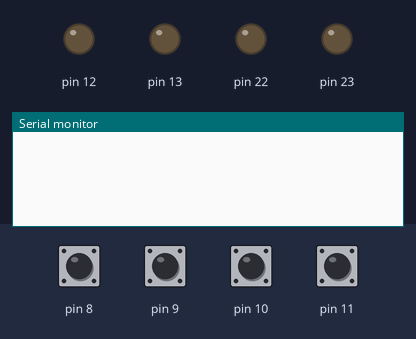
A sketch run on a simulated Arduino Uno, built with avr-gcc and run on an emulated ATmega328P. Parts: output pins drawn as LEDs (lit = HIGH), the last lines printed to the serial monitor. Inputs (shaded band) come from the test bench; at power-on: pin 8–11 HIGH.

Above: at 0.8 s.
0.9 s: pin 8 pulled LOW for 0.15 s
At 2.0 s:
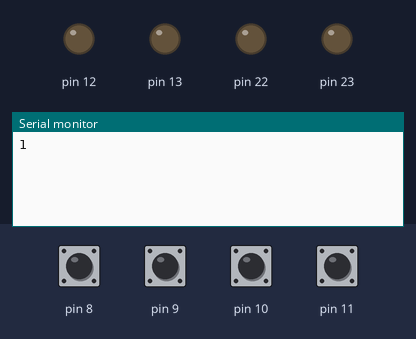
2.5 s: pin 11 pulled LOW for 0.15 s
At 3.6 s:
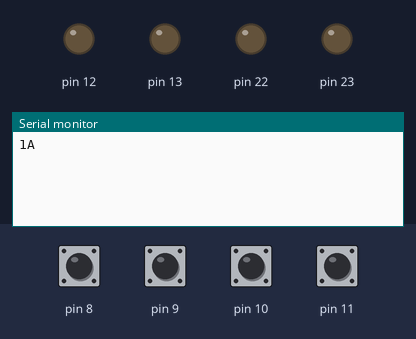

The sketch:

memory_book_sketch.ino
```cpp
#include <avr/io.h>

#define UBRRVAL 6
#define KEY_PRT   PORTB
#define KEY_DDR   DDRB
#define KEY_PIN   PINB

void usart_init(void);
void sendbyte(unsigned char);
void sendstr(unsigned char*);
unsigned char receivebyte(void);
void receivestr(unsigned char*);

unsigned char rxdata;
unsigned char keypad[4][4] = { {'1','2','3','A'},
        {'4','5','6','B'},
        {'7','8','9','C'},
        {'X','Y','Z','D'}};

char count[4][4]={{'A','A','A','A'},{'A','A','A','A'},{'A','A','A','A'},{'A','A','A','A'}};


unsigned char colloc, rowloc;


int main()
{
usart_init();
  Serial.begin(9600);
  while(1)
  {
      KEY_DDR = 0xF0;           /* set port direction as input-output */
      KEY_PRT = 0xFF;

      do
      {
    KEY_PRT &= 0x0F;      /* mask PORT for column read only */
    asm("NOP");
    colloc = (KEY_PIN & 0x0F); /* read status of column */
      }while(colloc != 0x0F);

      do
      {
    do
    {
              _delay_ms(20);             /* 20ms key debounce time */
        colloc = (KEY_PIN & 0x0F); /* read status of column */
    }while(colloc == 0x0F);        /* check for any key press */

    _delay_ms (40);             /* 20 ms key debounce time */
    colloc = (KEY_PIN & 0x0F);
      }while(colloc == 0x0F);
      while(1){
     /* now check for rows */
      KEY_PRT = 0xEF;            /* check for pressed key in 1st row */
      asm("NOP");
      colloc = (KEY_PIN & 0x0F);
      if(colloc != 0x0F)
            {
    rowloc = 0;
    break;
      }

      KEY_PRT = 0xDF;   /* check for pressed key in 2nd row */
      asm("NOP");
      colloc = (KEY_PIN & 0x0F);
      if(colloc != 0x0F)
      {
    rowloc = 1;
    break;
      }

      KEY_PRT = 0xBF;   /* check for pressed key in 3rd row */
      asm("NOP");
            colloc = (KEY_PIN & 0x0F);
      if(colloc != 0x0F)
      {
    rowloc = 2;
    break;
      }

      KEY_PRT = 0x7F;   /* check for pressed key in 4th row */
      asm("NOP");
      colloc = (KEY_PIN & 0x0F);
      if(colloc != 0x0F)
      {
    rowloc = 3;
    break;
      }
  }
  if(colloc == 0x0E && count[rowloc][0]=='A'){
    sendbyte(keypad[rowloc][0]);
    count[rowloc][0] = 'Z';
  }
  else if(colloc == 0x0D && count[rowloc][1]=='A'){
    sendbyte(keypad[rowloc][1]);
    count[rowloc][1]='Z';
  }
  else if(colloc == 0x0B && count[rowloc][2]=='A'){
    sendbyte(keypad[rowloc][2]);
    count[rowloc][2]='Z';
  }
  else if(colloc == 0x07 && count[rowloc][3]=='A'){
    sendbyte(keypad[rowloc][3]);
    count[rowloc][3]='Z';
   }
   else{}
   }
  }


void usart_init(void){
  UBRR0H= (unsigned char)(UBRRVAL>>8);   //high byte
    UBRR0L=(unsigned char)UBRRVAL;          //low byte
    UCSR0B |= (1<<TXEN0) | (1<<RXEN0);    //Enable Transmitter and Receiver
    UCSR0C |= (1<<UCSZ01)|(1<<UCSZ00);  //Set data frame format: asynchronous mode,no parity, 1 stop bit, 8 bit size
}

void sendbyte(unsigned char MSG){
    while((UCSR0A&(1<<UDRE0)) == 0);     // Wait if a byte is being transmitted
    UDR0 = MSG;
}

void sendstr(unsigned char* s){
  unsigned char i = 0;
  while(s[i] != '\0'){
   sendbyte(s[i]);
   i++;
   }
}

unsigned char receivebyte(void){
  while(!(UCSR0A & (1<<RXC0)));
    return UDR0;
}
```

Measured:
- after the input at 0.9 s, the serial monitor: prints a new line at once (image 1)
- after the input at 2.5 s, the serial monitor: prints a new line after 0.05 s (image 2)
